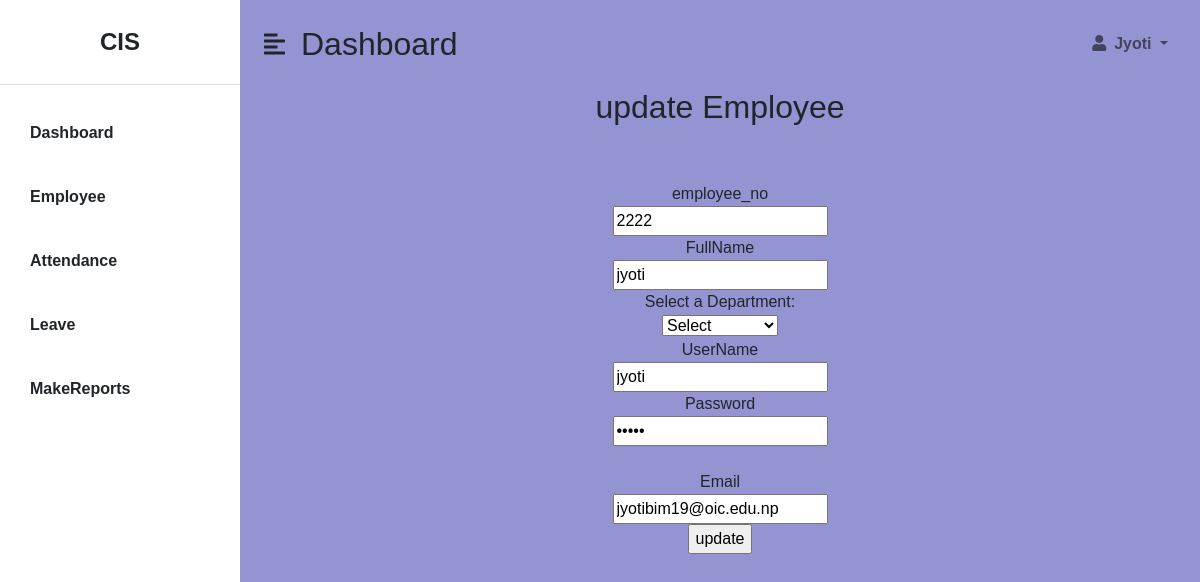
/admin/update.php?id=9, run on the app's committed database.
### tables this page shows
CREATE TABLE `employee` (
  `employee_id` int(30) NOT NULL,
  `employee_no` int(30) NOT NULL,
  `fullname` varchar(30) NOT NULL,
  `department` varchar(30) NOT NULL,
  `username` varchar(30) NOT NULL,
  `password` varchar(30) NOT NULL,
  `email` varchar(30) NOT NULL
);

### admin/update.php (the view, shortened to what this page needs)
<?php
include("../include.php");
?>
<!DOCTYPE HTML>
<html>
    <body>
        <?php
        $employee_id=$_GET['id'];
        $conn=mysqli_connect('localhost','root','','AMS');
        $sql1="select * from employee where employee_id=$employee_id";
        $res=mysqli_query($conn,$sql1);
        $data=mysqli_fetch_assoc($res);
        ?>
<div id="content">
<div class="login-header">
        <h2><center>update Employee</center></h2>
    </div>
    <br><br>
    <center>
        <form method="post" >
 <div class="login-input-box">
       <div class="label"><label>employee_no</label></div>
        <input type="text" name="employee_no" value="<?php echo $data['employee_no']; ?>">
      </div>
       <div class="login-input-box">
      <div class="label"><label>FullName</label></div>
        <input type="text" name="fullname" value="<?php echo $data['fullname']; ?>">
        </div>
         <div class="login-input-box">
<div class="label"><label for="options" value="<?php echo $data['department']; ?>">Select a Department:</label></div>
<div class="login-input-box">
                    <select name="department" id="department" required>
                    <option value="">Select</option>
     </div></select>
         <div class="label"><label>UserName</label></div>
        <input type="text" name="username" value="<?php echo $data['username']; ?>">
        <div class="label"><label>Password</label></div>
        <input type="password" name="password" value="<?php echo $data['password']; ?>"><br><br>
         <div class="label"><label>Email</label></div>
        <input type="text" name="email" value="<?php echo $data['email']; ?>">
    </div>
        <input type="submit" name="submit" value="update"></div>
</body>
</html>

### admin/dashboard.css (style rules this page uses)
:root { color: black; }

### include.php (style rules this page uses)
body { font-family: Arial, sans-serif; }

### data on the page
employee: employee_no "2222", fullname "jyoti", username "jyoti", email "jyotibim19@oic.edu.np"
